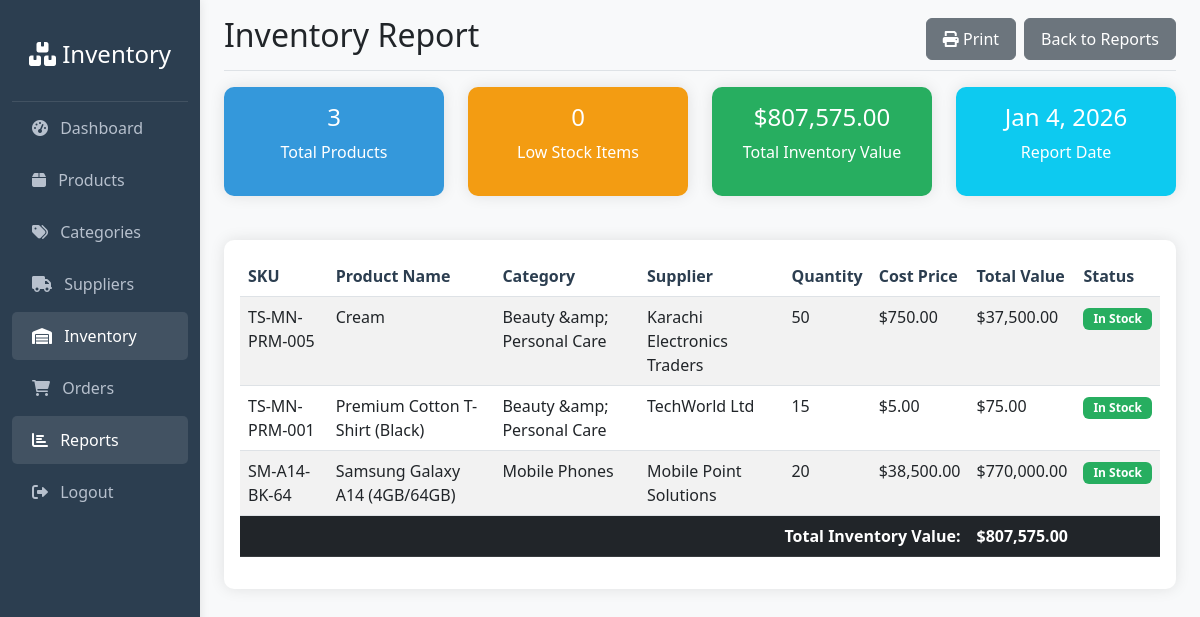
The app's page /modules/reports/inventory_report.php with its own data.
### tables this page shows
CREATE TABLE `products` (
  `id` int(11) NOT NULL,
  `sku` varchar(50) NOT NULL,
  `name` varchar(255) NOT NULL,
  `description` text DEFAULT NULL,
  `category_id` int(11) DEFAULT NULL,
  `supplier_id` int(11) DEFAULT NULL,
  `quantity` int(11) DEFAULT 0,
  `price` decimal(10,2) DEFAULT 0.00,
  `cost_price` decimal(10,2) DEFAULT 0.00,
  `image` varchar(255) DEFAULT NULL,
  `min_stock_level` int(11) DEFAULT 5,
  `created_at` timestamp NOT NULL DEFAULT current_timestamp(),
  `updated_at` timestamp NOT NULL DEFAULT current_timestamp() ON UPDATE current_timestamp()
);

CREATE TABLE `categories` (
  `id` int(11) NOT NULL,
  `name` varchar(100) NOT NULL,
  `description` text DEFAULT NULL,
  `created_at` timestamp NOT NULL DEFAULT current_timestamp()
);

CREATE TABLE `suppliers` (
  `id` int(11) NOT NULL,
  `name` varchar(100) NOT NULL,
  `contact_person` varchar(100) DEFAULT NULL,
  `email` varchar(100) DEFAULT NULL,
  `phone` varchar(20) DEFAULT NULL,
  `address` text DEFAULT NULL,
  `created_at` timestamp NOT NULL DEFAULT current_timestamp()
);

### includes/functions.php (called while the page is built, shortened)
<?php
function formatCurrency($amount) {
    return '$' . number_format($amount, 2);
}
?>

### modules/reports/inventory_report.php (the view, shortened to what this page needs)
<?php
require_once '../../includes/functions.php';
$database = new Database();
$conn = $database->getConnection();
require_once '../../includes/header.php';
require_once '../../includes/sidebar.php';
$query = "SELECT p.*, c.name as category_name, s.name as supplier_name
          FROM products p
          LEFT JOIN categories c ON p.category_id = c.id
          LEFT JOIN suppliers s ON p.supplier_id = s.id
          ORDER BY p.name";
$stmt = $conn->prepare($query);
$stmt->execute();
$products = $stmt->fetchAll(PDO::FETCH_ASSOC);
$total_products = count($products);
$total_value = 0;
$low_stock_count = 0;
foreach ($products as $product) {
    $total_value += $product['quantity'] * $product['cost_price'];
}
?>
<main class="col-md-9 ms-sm-auto col-lg-10 px-md-4">
    <div class="d-flex justify-content-between flex-wrap flex-md-nowrap align-items-center pt-3 pb-2 mb-3 border-bottom">
        <h1 class="h2">Inventory Report</h1>
        <div class="btn-toolbar mb-2 mb-md-0">
            <button onclick="window.print()" class="btn btn-secondary me-2">
                <i class="fas fa-print"></i> Print
            </button>
            <a href="index.php" class="btn btn-secondary">Back to Reports</a>
        </div>
    </div>
    <div class="row mb-4">
        <div class="col-md-3">
            <div class="card text-white bg-primary">
                <div class="card-body text-center">
                    <h4><?php echo $total_products; ?></h4>
                    <p>Total Products</p>
                </div>
            </div>
        </div>
        <div class="col-md-3">
            <div class="card text-white bg-warning">
                <div class="card-body text-center">
                    <h4><?php echo $low_stock_count; ?></h4>
                    <p>Low Stock Items</p>
                </div>
            </div>
        </div>
        <div class="col-md-3">
            <div class="card text-white bg-success">
                <div class="card-body text-center">
                    <h4><?php echo formatCurrency($total_value); ?></h4>
                    <p>Total Inventory Value</p>
                </div>
            </div>
        </div>
        <div class="col-md-3">
            <div class="card text-white bg-info">
                <div class="card-body text-center">
                    <h4><?php echo date('M j, Y'); ?></h4>
                    <p>Report Date</p>
                </div>
            </div>
        </div>
    </div>
    <div class="card">
        <div class="card-body">
            <div class="table-responsive">
                <table class="table table-striped table-hover">
                    <thead>
                        <tr>
                            <th>SKU</th>
                            <th>Product Name</th>
                            <th>Category</th>
                            <th>Supplier</th>
                            <th>Quantity</th>
                            <th>Cost Price</th>
                            <th>Total Value</th>
                            <th>Status</th>
                        </tr>
                    </thead>
                    <tbody>
                        <?php foreach ($products as $product): ?>
                            <?php
                            $product_value = $product['quantity'] * $product['cost_price'];
                            $status = '';
                            if ($product['quantity'] == 0) {
                                $status = '<span class="badge bg-danger">Out of Stock</span>';
                            } elseif ($product['quantity'] <= $product['min_stock_level']) {
                                $status = '<span class="badge bg-warning">Low Stock</span>';
                            } else {
                                $status = '<span class="badge bg-success">In Stock</span>';
                            }
                            ?>
                            <tr>
                                <td><?php echo htmlspecialchars($product['sku']); ?></td>
                                <td><?php echo htmlspecialchars($product['name']); ?></td>
                                <td><?php echo htmlspecialchars($product['category_name']); ?></td>
                                <td><?php echo htmlspecialchars($product['supplier_name']); ?></td>
                                <td><?php echo $product['quantity']; ?></td>
                                <td><?php echo formatCurrency($product['cost_price']); ?></td>
                                <td><?php echo formatCurrency($product_value); ?></td>
                                <td><?php echo $status; ?></td>
                            </tr>
                        <?php endforeach; ?>
                    </tbody>
                    <tfoot>
                        <tr class="table-dark">
                            <td colspan="6" class="text-end"><strong>Total Inventory Value:</strong></td>
                            <td colspan="2"><strong><?php echo formatCurrency($total_value); ?></strong></td>
                        </tr>
                    </tfoot>
                </table>
            </div>
        </div>
    </div>
</main>
<?php require_once '../../includes/footer.php'; ?>

### assets/css/style.css (style rules this page uses)
:root { --primary-color: #3498db; --secondary-color: #2c3e50; --success-color: #27ae60; --danger-color: #e74c3c; --warning-color: #f39c12; --info-color: #17a2b8; }
body { font-family: 'Segoe UI', Tahoma, Geneva, Verdana, sans-serif; background-color: #f8f9fa; }
.card { border: none; box-shadow: 0 0 15px rgba(0,0,0,0.1); border-radius: 10px; margin-bottom: 20px; }
.table th { border-top: none; font-weight: 600; color: var(--secondary-color); }
.btn { border-radius: 6px; padding: 8px 16px; font-weight: 500; }
.badge { font-size: 0.75em; padding: 5px 10px; }
.bg-primary { background-color: var(--primary-color) !important; }
.bg-success { background-color: var(--success-color) !important; }
.bg-warning { background-color: var(--warning-color) !important; }

### records on screen
products: sku "TS-MN-PRM-005", name "Cream", category.name "Beauty &amp; Personal Care", supplier.name "Karachi Electronics Traders", quantity "50", cost_price "$750.00", formatCurrency($product_value) "$37,500.00", min_stock_level "In Stock"
products: sku "TS-MN-PRM-001", name "Premium Cotton T-Shirt (Black)", category.name "Beauty &amp; Personal Care", supplier.name "TechWorld Ltd", quantity "15", cost_price "$5.00", formatCurrency($product_value) "$75.00", min_stock_level "In Stock"
products: sku "SM-A14-BK-64", name "Samsung Galaxy A14 (4GB/64GB)", category.name "Mobile Phones", supplier.name "Mobile Point Solutions", quantity "20", cost_price "$38,500.00", formatCurrency($product_value) "$770,000.00", min_stock_level "In Stock"

### other values on screen
$total_products "3"
$low_stock_count "0"
formatCurrency($total_value) "$807,575.00"
